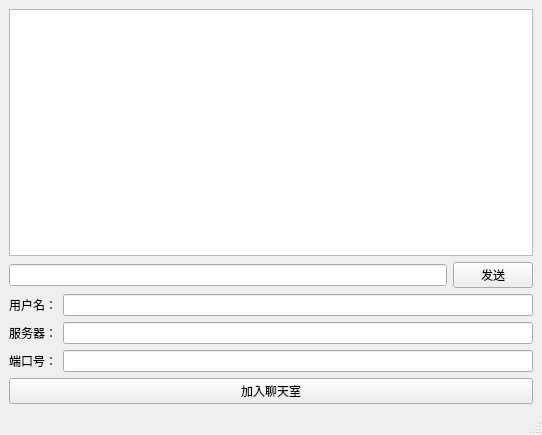
<?xml version="1.0" encoding="UTF-8"?>
<ui version="4.0">
 <class>MainWindow</class>
 <widget class="QMainWindow" name="MainWindow">
  <property name="geometry">
   <rect>
    <x>0</x>
    <y>0</y>
    <width>542</width>
    <height>435</height>
   </rect>
  </property>
  <property name="windowTitle">
   <string>MainWindow</string>
  </property>
  <widget class="QWidget" name="centralwidget">
   <layout class="QGridLayout" name="gridLayout">
    <item row="0" column="0">
     <layout class="QVBoxLayout" name="verticalLayout_3">
      <item>
       <widget class="QTextEdit" name="textEdit"/>
      </item>
      <item>
       <layout class="QVBoxLayout" name="verticalLayout_2">
        <item>
         <layout class="QVBoxLayout" name="verticalLayout">
          <item>
           <layout class="QHBoxLayout" name="horizontalLayout_4">
            <item>
             <widget class="QLineEdit" name="lineEdit"/>
            </item>
            <item>
             <widget class="QPushButton" name="btnSend">
              <property name="text">
               <string>发送</string>
              </property>
             </widget>
            </item>
           </layout>
          </item>
          <item>
           <layout class="QHBoxLayout" name="horizontalLayout">
            <item>
             <widget class="QLabel" name="label">
              <property name="text">
               <string>用户名：</string>
              </property>
             </widget>
            </item>
            <item>
             <widget class="QLineEdit" name="leUserName"/>
            </item>
           </layout>
          </item>
          <item>
           <layout class="QHBoxLayout" name="horizontalLayout_2">
            <item>
             <widget class="QLabel" name="label_2">
              <property name="text">
               <string>服务器：</string>
              </property>
             </widget>
            </item>
            <item>
             <widget class="QLineEdit" name="leServerAddress"/>
            </item>
           </layout>
          </item>
          <item>
           <layout class="QHBoxLayout" name="horizontalLayout_3">
            <item>
             <widget class="QLabel" name="label_3">
              <property name="text">
               <string>端口号：</string>
              </property>
             </widget>
            </item>
            <item>
             <widget class="QLineEdit" name="lePort"/>
            </item>
           </layout>
          </item>
         </layout>
        </item>
        <item>
         <widget class="QPushButton" name="btnJoinChatRoom">
          <property name="text">
           <string>加入聊天室</string>
          </property>
         </widget>
        </item>
       </layout>
      </item>
     </layout>
    </item>
   </layout>
  </widget>
  <widget class="QMenuBar" name="menubar">
   <property name="geometry">
    <rect>
     <x>0</x>
     <y>0</y>
     <width>542</width>
     <height>23</height>
    </rect>
   </property>
  </widget>
  <widget class="QStatusBar" name="statusbar"/>
 </widget>
 <resources/>
 <connections/>
</ui>
